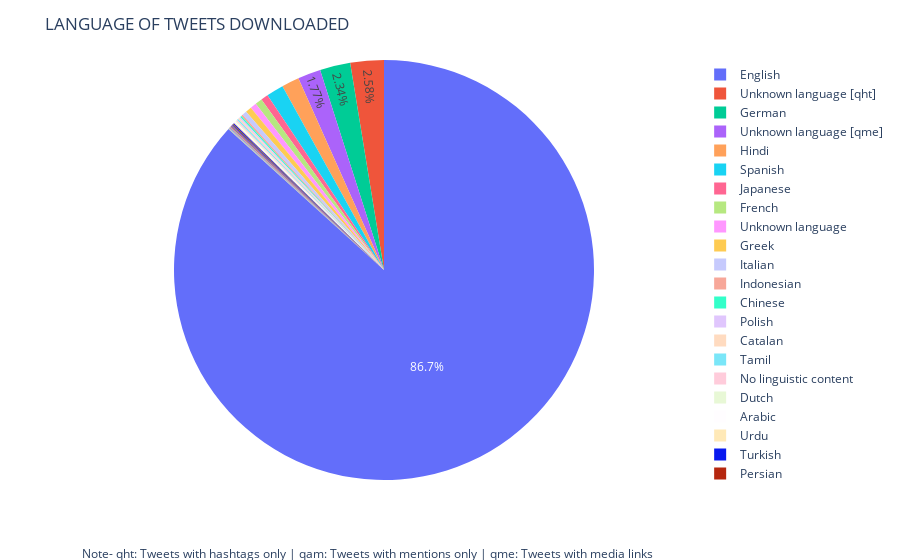

The notebook cell saved with this chart:
### Markdown cell above
## 3. Language

### Code cell
plot_language_chart(df=tweets, export=True, location='location')

### Figure 1 — Plotly figure (JSON) as saved in the notebook; plotly's stock layout.template omitted (floating-point values rounded to 4 significant figures)
{"data": [{"domain": {"x": [0, 1], "y": [0, 1]}, "hovertemplate": "index=%{label}<br>value=%{value}<extra></extra>", "labels": ["English", "Unknown language [qht]", "German", "Unknown language [qme]", "Hindi", "Spanish", "Japanese", "French", "Unknown language", "Greek", "Italian", "Indonesian", "Chinese", "Polish", "Catalan", "Tamil", "No linguistic content", "Dutch", "Arabic", "Urdu", "Turkish", "Persian", "Estonian", "Swedish", "Portuguese", "Filipino", "Thai", "Czech", "Danish", "Kannada", "Finnish", "Welsh", "Korean", "Punjabi", "Bangla", "Gujarati", "Odia", "Unknown language [qam]"], "legendgroup": "", "name": "", "showlegend": true, "textposition": "inside", "type": "pie", "values": [4371, 130, 118, 89, 68, 67, 28, 27, 24, 24, 18, 6, 6, 6, 6, 5, 5, 4, 4, 4, 4, 3, 3, 3, 2, 2, 2, 1, 1, 1, 1, 1, 1, 1, 1, 1, 1, 1]}], "layout": {"annotations": [{"showarrow": false, "text": "Note- qht: Tweets with hashtags only | qam: Tweets with mentions only | qme: Tweets with media links", "x": 0, "xref": "x domain", "y": -0.2, "yref": "y domain"}], "hovermode": "x", "legend": {"tracegroupgap": 0}, "margin": {"t": 60}, "title": {"text": "LANGUAGE OF TWEETS DOWNLOADED"}, "uniformtext": {"minsize": 12, "mode": "hide"}}}
